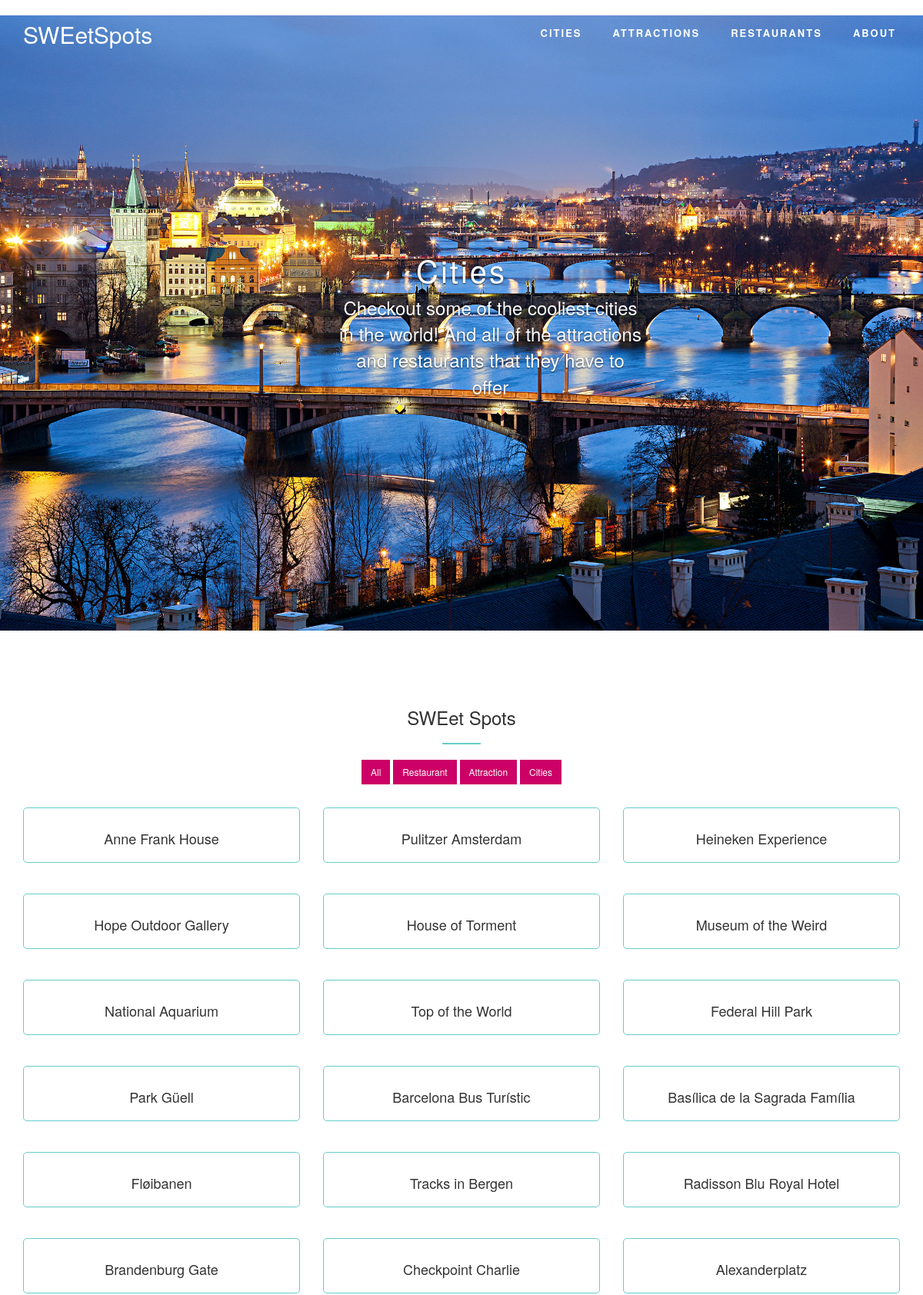
The page /home (upper part) on the database its author committed.
### models.py (models this page shows)
class Attraction(Base):
    __tablename__ = 'attraction'
    id = Column(Integer, primary_key=True)
    name = Column(String(80), nullable=False)
    rating = Column(Float, nullable=False)
    city_id = Column(Integer, ForeignKey('city.id'), nullable=False)
    num_reviews = Column(Integer, nullable=False)
    category = Column(String(80), nullable=False)
    image = Column(String(255), nullable=False)

### app.py (the view)
@app.route('/')
@app.route('/home')
def home_page():
	city= dbops.db_read_all(City)
	attractions =dbops.db_read_all(Attraction)
	restaurants = dbops.db_read_all(Restaurant)
	print("reading correctly")
	return render_template('index.html', cities= city, attractions =attractions, restaurants = restaurants)

### dbops.py (called while the page is built)
def db_read_all(type):
	return session.query(type).all()

### templates/index.html (shortened to what this page needs)
﻿<!DOCTYPE html>
{% extends "layout.html" %}
{% block navbartype %} "home-menu-section" {% endblock %}
{% block body %}
        <div id="home">
                        <div id="carousel-slider" data-ride="carousel" class="carousel slide  animate-in" data-anim-type="fade-in-up">
                            <div class="carousel-inner" role="listbox">
                                <div class="item">
                                    <div class="carousel-caption">
                                        <h3>Cities</h3>
                                        <p>
                                            Checkout some of the cooliest cities in the world! And all of the attractions and restaurants that they have to offer
                                        </p>
                                    </div>
                                </div>
                            </div>
                        </div>
        </div>
        <section id="work">
            <div class="container">
                <div class="row text-center header animate-in" data-anim-type="fade-in-up">
                    <div class="col-xs-12 col-sm-12 col-md-12 col-lg-12">
                        <h3>SWEet Spots</h3>
                        <hr />
                    </div>
                </div>
                <div class="row text-center animate-in" data-anim-type="fade-in-up">
                    <div class="col-xs-12 col-sm-12 col-md-12 col-lg-12 pad-bottom">
                        <div class="categories">
                            <a href="#" data-filter="*" class="btn btn-custom btn-custom-two btn-sm">All</a>
                            <a href="#" data-filter=".html" class="btn btn-custom btn-custom-two btn-sm">Restaurant</a>
                            <a href="#" data-filter=".css" class="btn btn-custom btn-custom-two btn-sm">Attraction</a>
                            <a href="#" data-filter=".code" class="btn btn-custom btn-custom-two btn-sm">Cities</a>
                        </div>
                    </div>
                </div>
                <div class="row text-center animate-in" data-anim-type="fade-in-up" id="work-div">
                    {% for att in attractions %}
                        <div class="col-xs-12 col-sm-4 col-md-4 col-lg-4 css">
                            <div class="work-wrapper">
                                <h4>{{ att.name }}</h4>
                            </div>
                        </div>
                    {% endfor %}
                </div>
        </section>
    </div>
{% endblock %}

### templates/layout.html (shortened to what this page needs)
<!DOCTYPE html>
{% block header %}
<html lang="en" class="no-js">
<head>
    <link href="../static/assets/css/bootstrap.css" rel="stylesheet" />
    <link href="../static/assets/css/ionicons.css" rel="stylesheet" />
    <link href="../static/assets/css/font-awesome.css" rel="stylesheet" />
    <link href="../static/assets/js/source/jquery.fancybox.css" rel="stylesheet" />
    <link href="../static/assets/css/animations.min.css" rel="stylesheet" />
    <link href="../static/assets/css/style.css" rel="stylesheet" />
</head>
<body>
    <div class="content-wrapper">
        <div class="navbar navbar-inverse navbar-static-top" id={% block navbartype %} {% endblock %}>
            <div class="container">
                <div class="navbar-header">
                    <a class="navbar-brand" href="#">SWEetSpots</a>
                </div>
                <div class="navbar-collapse collapse">
                    <ul class="nav navbar-nav navbar-right">
                        <li><a href="/cities">CITIES</a></li>
                        <li><a href="/attractions">ATTRACTIONS</a></li>
                        <li><a href="/restaurants">RESTAURANTS</a></li>
                        <li><a href="/about">ABOUT</a></li>
                    </ul>
                </div>
            </div>
        </div>
	{% endblock %}
    {% block body %} {% endblock %}
    {% block footer%}
</body>
</html>
{% endblock %}

### static/assets/css/style.css (style rules this page uses)
html,body { margin: 0; padding: 0; height: 100%; width: 100%; }
a { color: #66cccc; }
section { padding-top: 80px; padding-bottom: 40px; }
.pad-bottom { padding-bottom: 30px; }
.header hr { width: 50px; border-top: 2px solid rgb(102, 204, 204); }
.content-wrapper { position: relative; height: auto !important; min-height: 100%; padding-bottom: 60px; }
.btn { border-radius: 0px; -webkit-border-radius: 0px; -moz-border-radius: 0px; }
.btn-custom-two { color: #fff; background-color: rgb(204, 0, 102); border: 2px solid rgb(204, 0, 102); }
.navbar-brand { width: 250px; }
.navbar-inverse { background-color: rgba(255,255,255, 0.8); border-color: transparent; color: rgb(141, 204, 204); width: 100%; }
.navbar-inverse .navbar-nav > li > a { font-size: 13px; font-weight: bold; color: rgb(141, 204, 204); padding: 3px 0px; letter-spacing: 2px; margin: 10px 20px 10px 20px }
.navbar-inverse .navbar-brand, .navbar-inverse .navbar-brand:hover { color: rgb(141, 204, 204); font-size: 30px; }
#home-menu-section { position:absolute; }
#home-menu-section .navbar-nav > li > a { font-size: 13px; font-weight: bold; padding: 3px 0px; letter-spacing: 2px; margin: 10px 20px 10px 20px; color: rgb(255, 255, 255); }
#home-menu-section .navbar-brand { color: white; background-color: transparent; }
#home-menu-section { color: #fff; background-color: transparent; position: center; }
.full-screen { background-size: cover; background-position: center; background-repeat: no-repeat; }
.carousel-caption > p { font-size: 24px; margin: 0 125px 250px 200px; }
.carousel-caption > h3 { font-size:40px; letter-spacing: 3px; }
.isotope .isotope-item { -webkit-transition-duration: 0.8s; -moz-transition-duration: 0.8s; transition-duration: 0.8s; }
#work .work-wrapper { padding: 10px; border-radius: 5px; -moz-border-radius: 5px; -webkit-border-radius: 5px; margin-bottom: 40px; background-color: rgba(255, 255, 255, 0.1); cursor: pointer; -webkit-transition: all 0.5s ease-in-out; -moz-transition: all 0.5s ease-in-out; -o-transition: all 0.5s ease-in-out; transition: all 0.5s ease-in-out; border: 1px solid rgb(102,204,204); }
#work .work-wrapper h4 { padding-top: 10px; }

### rows shown on the page
Attraction: name "Anne Frank House"
Attraction: name "Pulitzer Amsterdam"
Attraction: name "Heineken Experience"
Attraction: name "Hope Outdoor Gallery"
Attraction: name "House of Torment"
Attraction: name "Museum of the Weird"
Attraction: name "National Aquarium"
Attraction: name "Top of the World"
Attraction: name "Federal Hill Park"
Attraction: name "Park Güell"
Attraction: name "Barcelona Bus Turístic"
Attraction: name "Basílica de la Sagrada Família"
Attraction: name "Fløibanen"
Attraction: name "Tracks in Bergen"
Attraction: name "Radisson Blu Royal Hotel"
Attraction: name "Brandenburg Gate"
Attraction: name "Checkpoint Charlie"
Attraction: name "Alexanderplatz"
